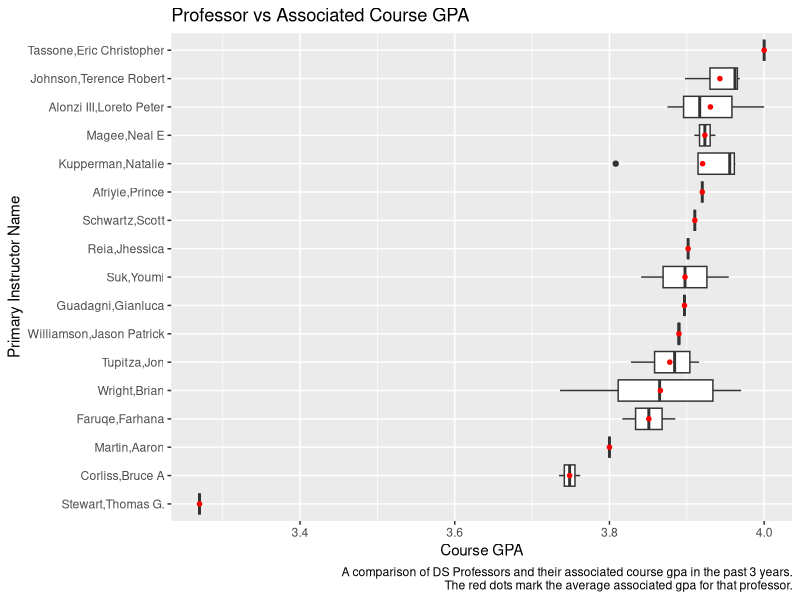
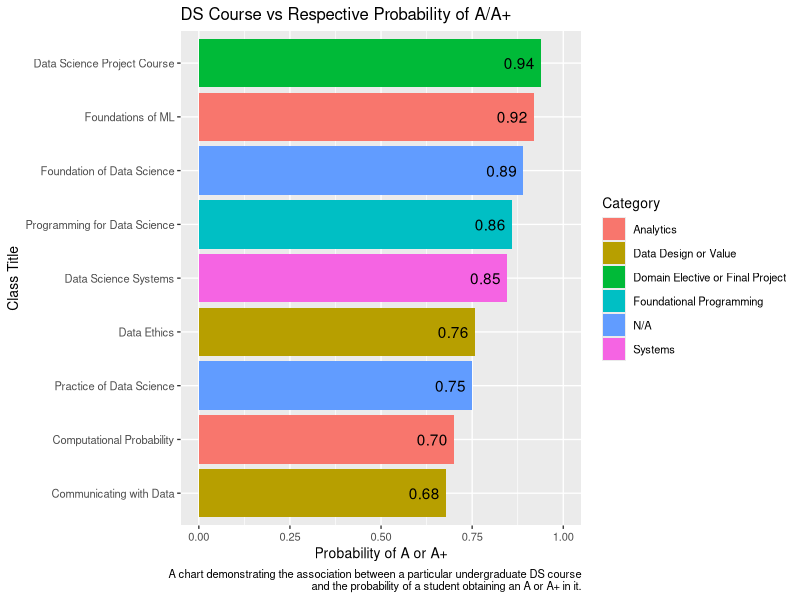
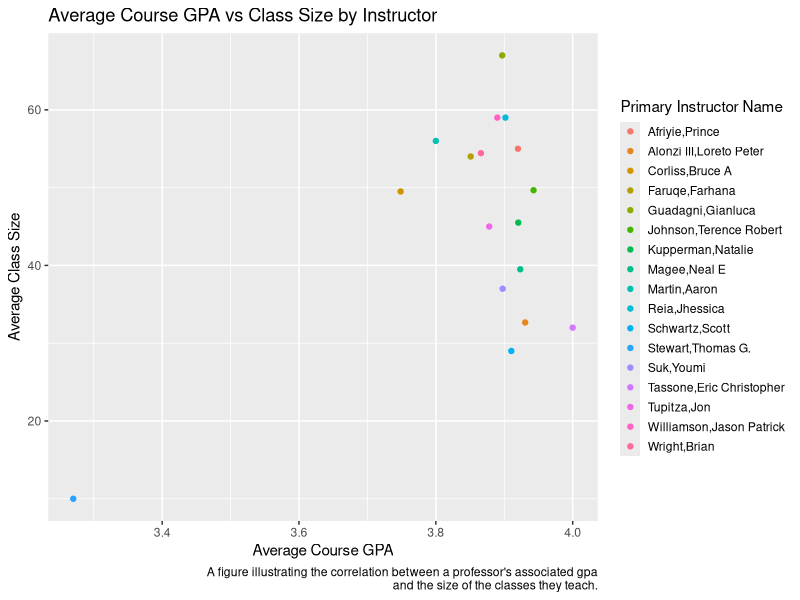

Source code (R) for these figures, in order:
## ---- chunk 1
knitr::opts_chunk$set(echo = TRUE)
## ---- chunk 2
library(readxl)
library(ggplot2)
library(tidyverse)
## ---- chunk 3
ds_courses <- read_excel("ds_courses.xlsx"); ds_courses
## ---- chunk 4
# filter for undergrad
ds_courses <- filter(ds_courses, `Catalog Number` < 5000); ds_courses 
## ---- chunk 5
# select relevant columns for all questions
ds_courses <- select(ds_courses, `Catalog Number`, `Class Title`, `Primary Instructor Name`, 
                     `Course GPA`, `# of Students`, `A+`, A); ds_courses
## ---- chunk 6
# Q1
prof_gpas <- ds_courses %>% select(`Primary Instructor Name`, `Course GPA`) %>%     
  group_by(`Primary Instructor Name`) %>%
  summarize(avg_gpa = mean(`Course GPA`)) %>% arrange(desc(avg_gpa)); prof_gpas

prof_order <- fct_rev(factor(prof_gpas$`Primary Instructor Name`, 
                             levels=prof_gpas$`Primary Instructor Name`)); prof_order

prof_order_plot <- factor(ds_courses$`Primary Instructor Name`, levels=prof_order)

ggplot(ds_courses, aes(x=`Course GPA`, y=fct_rev(prof_order_plot))) + 
  geom_boxplot() + stat_summary(fun=mean, geom="point", shape=20, size=2, color="red") + 
  labs(title="Professor vs Associated Course GPA",
       y="Primary Instructor Name",
       caption="A comparison of DS Professors and their associated course gpa in the past 3 years.
       The red dots mark the average associated gpa for that professor.")

## ---- chunk 7
# Q2
grpd_courses <- ds_courses %>% select(`Class Title`, `# of Students`, `A+`, A) %>% 
  group_by(`Class Title`) %>% summarize(
    avg_stud = mean(`# of Students`), 
    `avg_A+` = mean(`A+`),
    avg_A = mean(A)); grpd_courses

prob_A <- (grpd_courses$avg_A + grpd_courses$`avg_A+`) / grpd_courses$avg_stud; prob_A

grpd_courses <- grpd_courses %>% mutate(prob_A) %>% arrange(desc(prob_A)); grpd_courses

classes <- fct_rev(factor(grpd_courses$`Class Title`, levels=grpd_courses$`Class Title`))

Category <- c("Domain Elective or Final Project", "Analytics", "N/A", "Foundational Programming", "Systems", "Data Design or Value", "N/A", "Analytics", "Data Design or Value")

ggplot(grpd_courses %>% mutate(Category), aes(x=prob_A, y=classes, fill=Category)) + geom_col() + xlim(0, 1) +
  theme_gray(base_size = 10) + geom_text(aes(label=format(round(prob_A, 2), nsmall = 2)), hjust=1.2) +
  labs(title="DS Course vs Respective Probability of A/A+",
      x="Probability of A or A+",
      y="Class Title",
      caption="A chart demonstrating the association between a particular undergraduate DS course
      and the probability of a student obtaining an A or A+ in it.")

## ---- chunk 8
# Q3

class_gpas <- ds_courses %>% select(`Primary Instructor Name`, `# of Students`, `Course GPA`) %>% 
  group_by(`Primary Instructor Name`) %>% summarize(
    avg_stud = mean(`# of Students`), 
    `avg_gpa` = mean(`Course GPA`)); class_gpas

ggplot(class_gpas, aes(x=avg_gpa, y=avg_stud, color=`Primary Instructor Name`)) + geom_point() +
  labs(title="Average Course GPA vs Class Size by Instructor",
      x="Average Course GPA",
      y="Average Class Size",
      caption="A figure illustrating the correlation between a professor's associated gpa
      and the size of the classes they teach.") +
  theme(legend.key.size = unit(0.5, "cm"))
  
